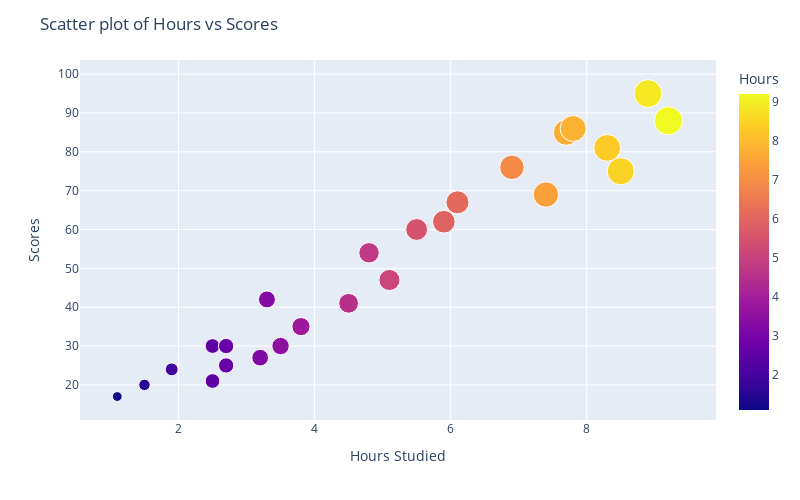

Notebook source saved alongside this figure:
### Markdown cell above
#### 2) EDA

### Code cell
fig = px.scatter(data, x='Hours', y='Scores', opacity=1, size=data['Hours'], color=data['Hours'])  # Adjust size as needed

fig.update_layout(
    title='Scatter plot of Hours vs Scores',
    xaxis_title='Hours Studied',
    yaxis_title='Scores',
    width=800,
    height=500
)

fig.show()

### Figure 1 — Plotly figure (JSON) as saved in the notebook; plotly's stock layout.template omitted (floating-point values rounded to 4 significant figures)
{"data": [{"hovertemplate": "Hours=%{marker.color}<br>Scores=%{y}<extra></extra>", "legendgroup": "", "marker": {"color": [2.5, 5.1, 3.2, 8.5, 3.5, 1.5, 9.2, 5.5, 8.3, 2.7, 7.7, 5.9, 4.5, 3.3, 1.1, 8.9, 2.5, 1.9, 6.1, 7.4, 2.7, 4.8, 3.8, 6.9, 7.8], "coloraxis": "coloraxis", "opacity": 1, "size": [2.5, 5.1, 3.2, 8.5, 3.5, 1.5, 9.2, 5.5, 8.3, 2.7, 7.7, 5.9, 4.5, 3.3, 1.1, 8.9, 2.5, 1.9, 6.1, 7.4, 2.7, 4.8, 3.8, 6.9, 7.8], "sizemode": "area", "sizeref": 0.023, "symbol": "circle"}, "mode": "markers", "name": "", "orientation": "v", "showlegend": false, "type": "scatter", "x": [2.5, 5.1, 3.2, 8.5, 3.5, 1.5, 9.2, 5.5, 8.3, 2.7, 7.7, 5.9, 4.5, 3.3, 1.1, 8.9, 2.5, 1.9, 6.1, 7.4, 2.7, 4.8, 3.8, 6.9, 7.8], "xaxis": "x", "y": [21, 47, 27, 75, 30, 20, 88, 60, 81, 25, 85, 62, 41, 42, 17, 95, 30, 24, 67, 69, 30, 54, 35, 76, 86], "yaxis": "y"}], "layout": {"coloraxis": {"colorbar": {"title": {"text": "Hours"}}, "colorscale": [[0, "#0d0887"], [0.1111, "#46039f"], [0.2222, "#7201a8"], [0.3333, "#9c179e"], [0.4444, "#bd3786"], [0.5556, "#d8576b"], [0.6667, "#ed7953"], [0.7778, "#fb9f3a"], [0.8889, "#fdca26"], [1, "#f0f921"]]}, "height": 500, "legend": {"itemsizing": "constant", "tracegroupgap": 0}, "margin": {"t": 60}, "title": {"text": "Scatter plot of Hours vs Scores"}, "width": 800, "xaxis": {"anchor": "y", "domain": [0, 1], "title": {"text": "Hours Studied"}}, "yaxis": {"anchor": "x", "domain": [0, 1], "title": {"text": "Scores"}}}}
